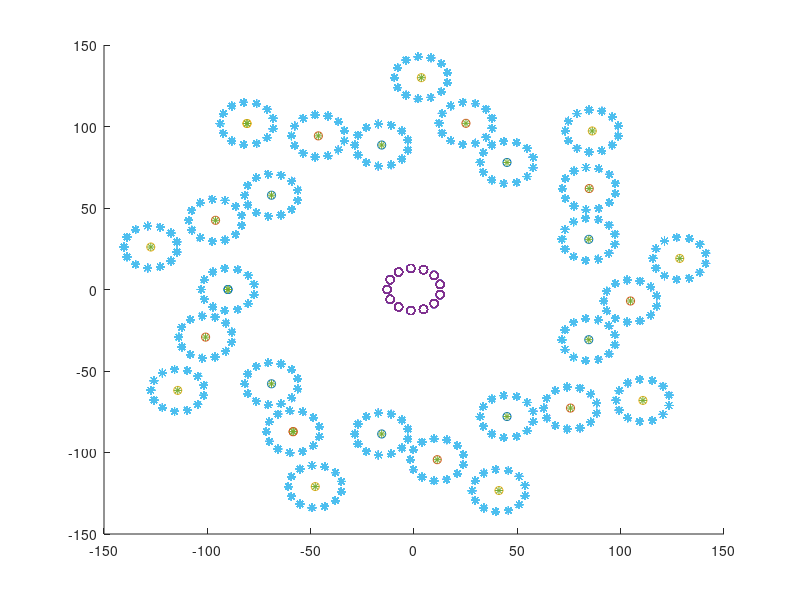

Here is the MATLAB script that generated this plot: (Note: this script raises an error after producing the figure.)
%% Generate single centriole (surface)

clear;clc;close all

list    = zeros(30,2);
diam    = 20;                   % Diameter of one tubulin cylinder
r       = 90;                   % Diameter of the centriole
inc1    = 0.98;
inc2    = -0.9;
center  = [0,0];


t=-pi:(2*pi/9):pi;
x=r*cos(t)+center(1);
y=r*sin(t)+center(2);
scatter(x,y);hold on;

r=85+diam;
x2=r*cos(t+inc1)+center(1);
y2=r*sin(t+inc1)+center(2);
scatter(x2,y2);

r=110+diam;
x3=r*cos(t+inc2)+center(1);
y3=r*sin(t+inc2)+center(2);
scatter(x3,y3);

list(1:10,1)=x;
list(11:20,1)=x2;
list(21:30,1)=x3;
list(1:10,2)=y;
list(11:20,2)=y2;
list(21:30,2)=y3;


for i=1:30;
[X,Y,Z]=cylinder(diam);
surf1 = surf(X+list(i,1),Y+list(i,2),Z*450); hold on;
shading interp

% 
% name = ['object' num2str(i) '.obj'];
% saveobjmesh(name,X,Y,Z);

end
  
%% Generate a single MT 
  
  clear,clc
  
  r      = 13;
  center = [0,0];
  MTx    = []; MTy = []; MTz = [];
  t      = -pi:(2*pi/13):pi;
  
  for i = 1:100;
  
  MTx = vertcat(MTx,transpose(r*cos(t)+center(1)));
  MTy = vertcat(MTy,transpose(r*sin(t)+center(2)));
  MTz = vertcat(MTz,zeros(length(t),1)+i*10);
  
  end
 
  scatter3(MTx,MTy,MTz)
  
%   forMarcel = [];
%   forMarcel(:,1) = MTy;
%   forMarcel(:,2) = MTz;
%   
%   cd('/Users/christian/Documents/Arbeit/MatLab/centriole_sim')
%   dlmwrite('singleMT.csv',forMarcel);
  
%% Generate single MT centriole barrel
 
clear,clc

% Generate list of MT centers

list    = zeros(30,2);
diam    = 20;                   % Diameter of one tubulin cylinder
r       = 90;                   % Diameter of the centriole
inc1    = 0.98;
inc2    = -0.9;
center  = [0,0];

t=-pi:(2*pi/9):pi;
x=r*cos(t)+center(1);
y=r*sin(t)+center(2);

r=85+diam;
x2=r*cos(t+inc1)+center(1);
y2=r*sin(t+inc1)+center(2);

r=110+diam;
x3=r*cos(t+inc2)+center(1);
y3=r*sin(t+inc2)+center(2);

list(1:10,1)=x;
list(11:20,1)=x2;
list(21:30,1)=x3;
list(1:10,2)=y;
list(11:20,2)=y2;
list(21:30,2)=y3;

scatter(list(:,1),list(:,2),'*');

% Generate tube around each MT center

allMTx = []; allMTy = []; allMTz = [];MTx = []; MTy = []; MTz = [];
r2 = 13;
t  = -pi:(2*pi/13):pi;

for i = 1:length(list);
  
  for j = 1:50;       
  
  MTx = vertcat(MTx,transpose(r2*cos(t)+list(i,1)));
  MTy = vertcat(MTy,transpose(r2*sin(t)+list(i,2)));
  MTz = vertcat(MTz,zeros(length(t),1)+j*10);
  
  end

  allMTx = vertcat(allMTx,MTx);
  allMTy = vertcat(allMTy,MTy);
  allMTz = vertcat(allMTz,MTz);
  
end
  
scatter3(allMTx,allMTy,allMTz,'*');

ptCloud = pointCloud([allMTx,allMTy,allMTz]);
pcshow(ptCloud);
 
%% Generate library of rotated centrioles

rng('shuffle');

a = -pi; b = pi;
sim_cent = {};
num_of_structures = 1;

rand_ang(:,1) = (b-a).*rand(num_of_structures,1) + a;
rand_ang(:,2) = (b-a).*rand(num_of_structures,1) + a;
rand_ang(:,3) = (b-a).*rand(num_of_structures,1) + a;

for i = 1:num_of_structures;

Rx = [1 0 0 0; ...
     0 cos(rand_ang(i,1)) -sin(rand_ang(i,1)) 0; ...
     0 sin(rand_ang(i,1)) cos(rand_ang(i,1)) 0; ...
     0 0 0 1];

tform = affine3d(Rx);
ptCloudOutx = pctransform(ptCloud,tform);
 
Ry = [cos(rand_ang(i,2)) 0 sin(rand_ang(i,2)) 0; ...
     0 1 0 0; ...
     -sin(rand_ang(i,2)) 0 cos(rand_ang(i,2)) 0; ...
     0 0 0 1];
 
tform = affine3d(Ry);
ptCloudOuty = pctransform(ptCloudOutx,tform);

Rz = [cos(rand_ang(i,3)) sin(rand_ang(i,3)) 0 0; ...
     -sin(rand_ang(i,3)) cos(rand_ang(i,3)) 0 0; ...
     0 0 1 0; ...
     0 0 0 1];

tform = affine3d(Rz);
ptCloudOut_final = pctransform(ptCloudOuty,tform);

sim_cent{i,1} = ptCloudOut_final.Location(:,1:3);

end
%% Plot single rotated example

subplot(1,2,1)
pcshow(ptCloud);
subplot(1,2,2)
pcshow(ptCloudOut_final);

figure
scatter3(ptCloudOut_final.Location(:,1),ptCloudOut_final.Location(:,2),ptCloudOut_final.Location(:,3),'.');
